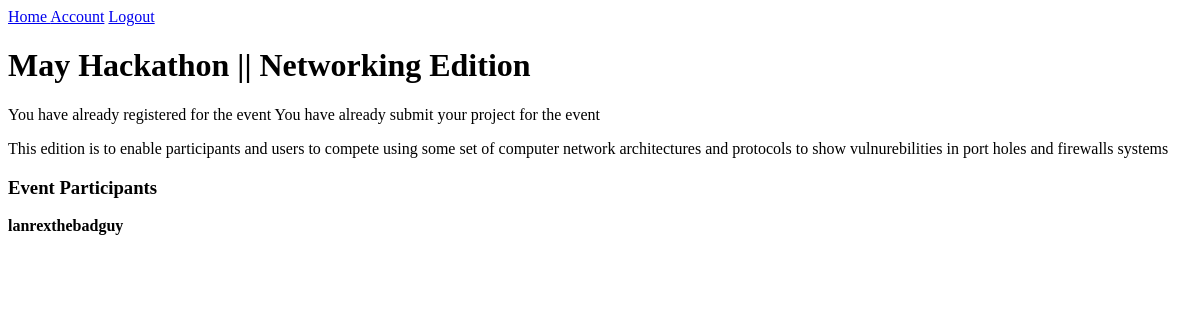
Before: /event/1/ (signed in) with the older database file.
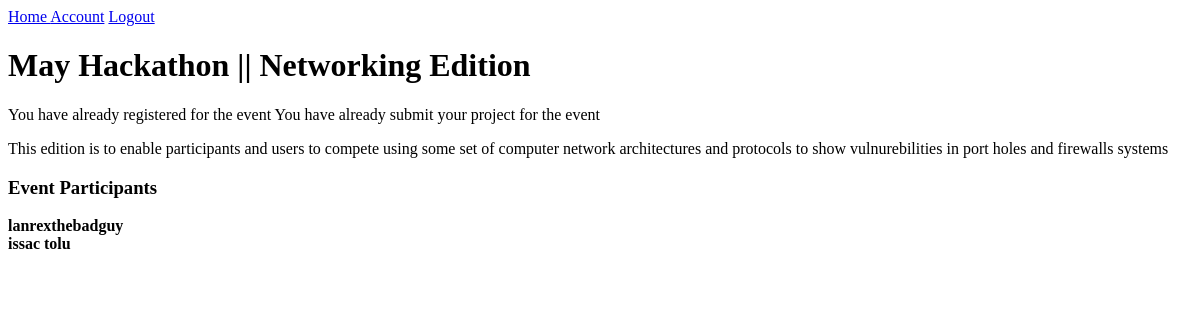
After: the same page with the newer database file.
### base/models.py (models this page shows, shortened)
class Events(models.Model):
    name = models.CharField(max_length=200) # datasets for names in the events
    description = models.TextField(null= True, blank = True ) # datasets for the description in the events
    participants = models.ManyToManyField(User , blank= True, related_name= "events") # dataset for viewing the description inthe events
    created = models.DateTimeField(auto_now_add=True) #for adding time stamps
    start_date = models.DateTimeField(null =True) # for viewing the time the user created the events
    end_date = models.DateTimeField(null=True)
    registration_deadline = models.DateTimeField(null=True)
    updated = models.DateTimeField(auto_now =True) # for viewing the updated

class User(AbstractUser):
    name = models.CharField(max_length = 100 , null= True) # the datasets are given for the name
    email = models.EmailField(unique= True, null = True)#  the datasers that are given in the email field
    bio = models.TextField(null =True , blank = True) # the databse that handles the the bio field
    hackathon_participants = models.BooleanField(default = True , null = True)
    USERNAME_FIELD = 'email' # usigng the usernames as emails for the login pages
    REQUIRED_FIELDS = ['username'] # using the required fields as names

### base/views.py (the view)
# urls.py: path('event/<str:pk>/' , views.events_page , name = "event"),
def events_page(request , pk): # the event page for all u sers
    event = Events.objects.get(id = pk)
    registered = request.user.events.filter(id = event.id).exists()
    submitted  = Submission.objects.filter(participants = request.user, event = event).exists()
    context = {'event':event , 'registered': registered , 'submitted': submitted}
    return render(request, 'events.html', context)

### templates/events.html
{%  extends 'main.html' %}
{% block content %}
<h1>{{ event.name}}</h1>
{% if registered %}
<p1>You have already registered for the event</p1>
{% else %}
<a  href ="{% url 'registration-confirmation'  event.id %}"> Register for a particular Event </a>
{% endif %}
{% if submitted  %}
<p1>You have already submit your project for the event </p1>
{% else %}
<a href = "{% url 'project-submision' event.id  %}">Submit  Project Codes </a>
{% endif %}
<p>{{ event.description }}</p>
<div>
    <h3>Event Participants </h3>
    <div>
        {% for user in event.participants.all %}
        <div>
            <strong>{{ user.name }} </strong>
        </div>
        {% endfor %}
    </div>
</div>
{% endblock content %}

### templates/main.html (shortened to what this page needs)
<!DOCTYPE html>
<html>
    <head>
        <link rel="stylesheet" href="">
    </head>
    <body>
        {% include 'navbar.html' %}
        {% block content%}
        {% endblock content %}
    </body>
</html>

### templates/navbar.html
<nav>
    <a href = "{% url 'home' %}">Home </a>
    {% if request.user.is_authenticated %}
        <a href = "{% url 'account' %}">Account</a>
        <a href = "{% url 'logout' %}">Logout</a>
    {% else %}
    <a href = "{% url 'login' %}">Login</a>
    {% endif %}
</nav>

Changed rows visible on the page:
added User: name "issac tolu"
